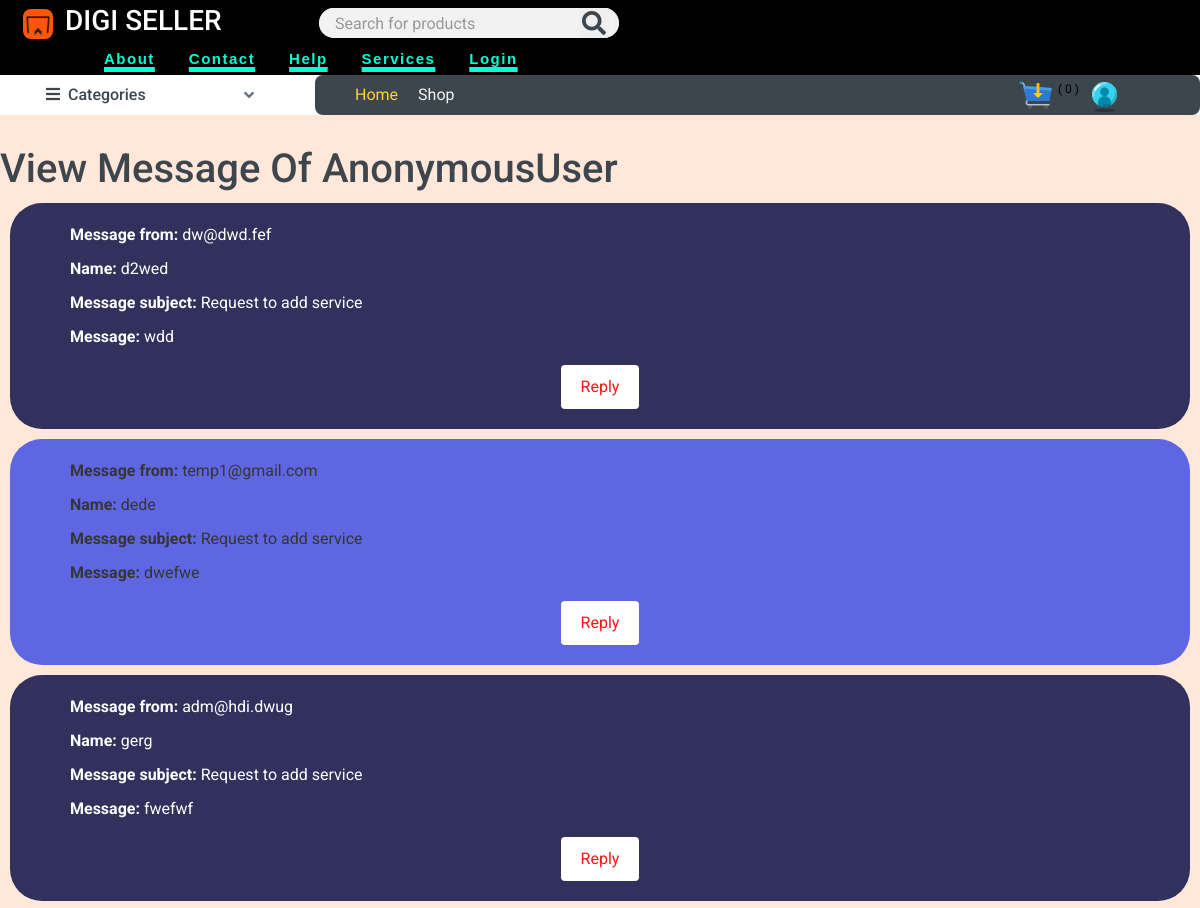
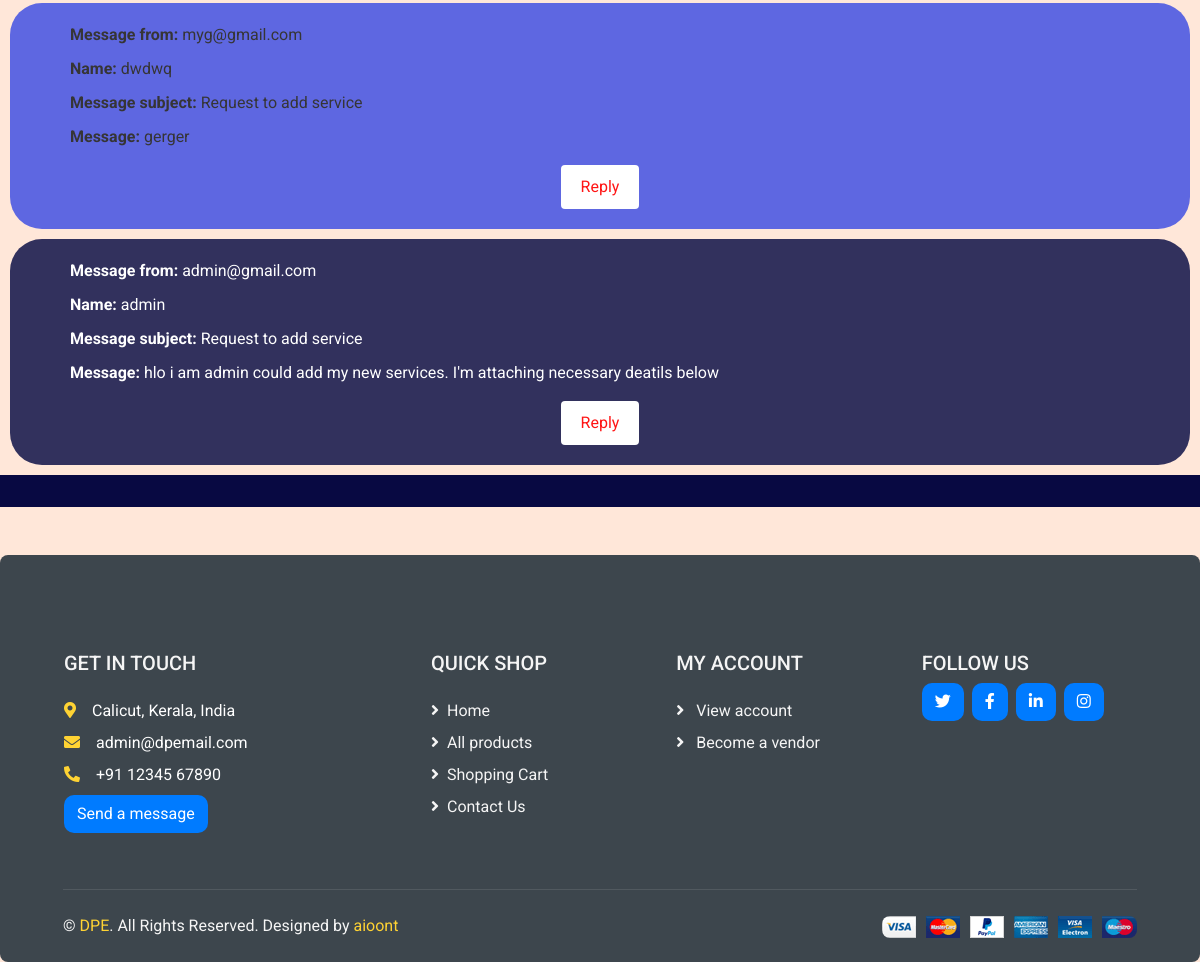
The app's page /view_admin_messages/, older data (2 pictures, top to bottom).
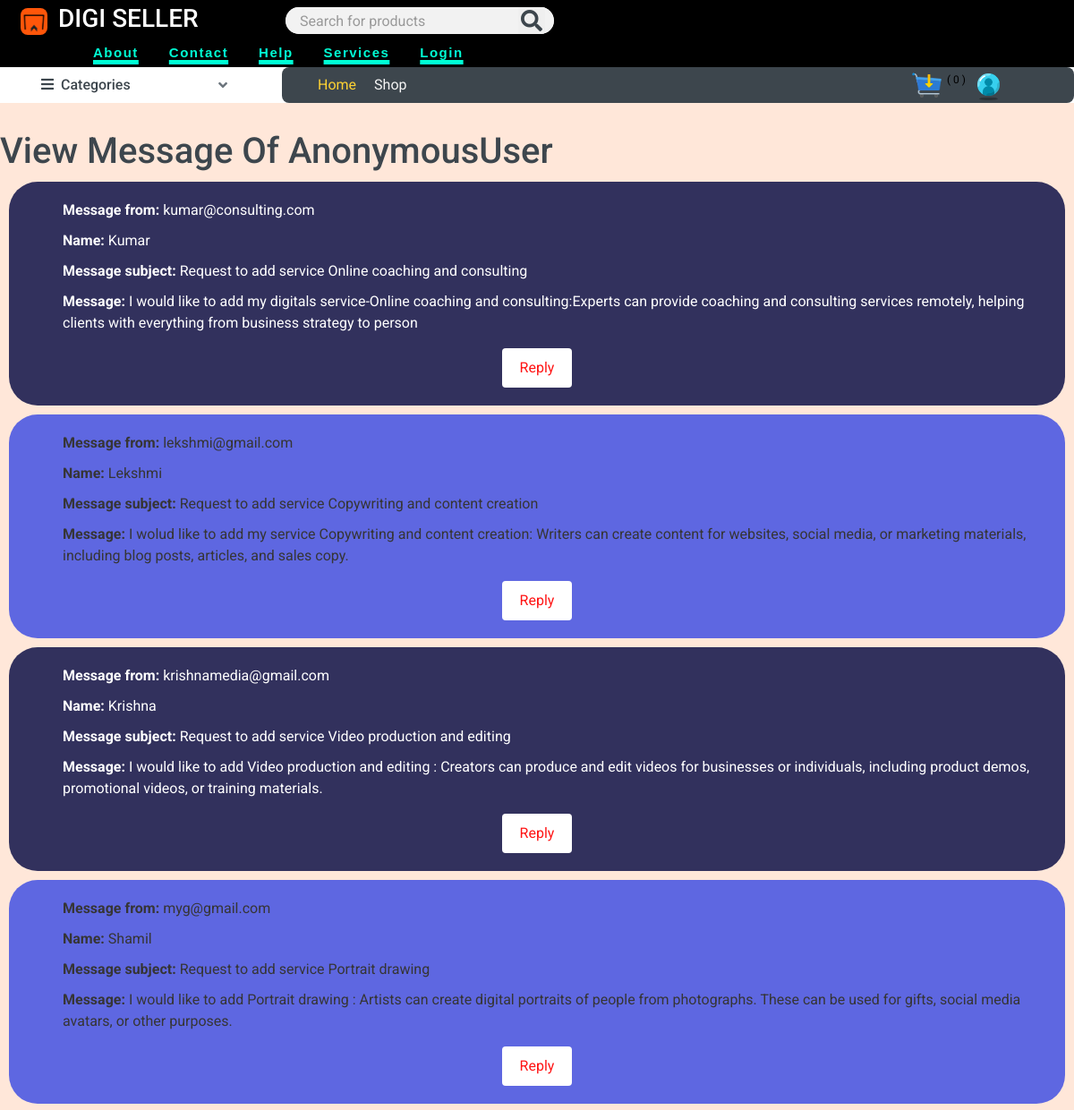
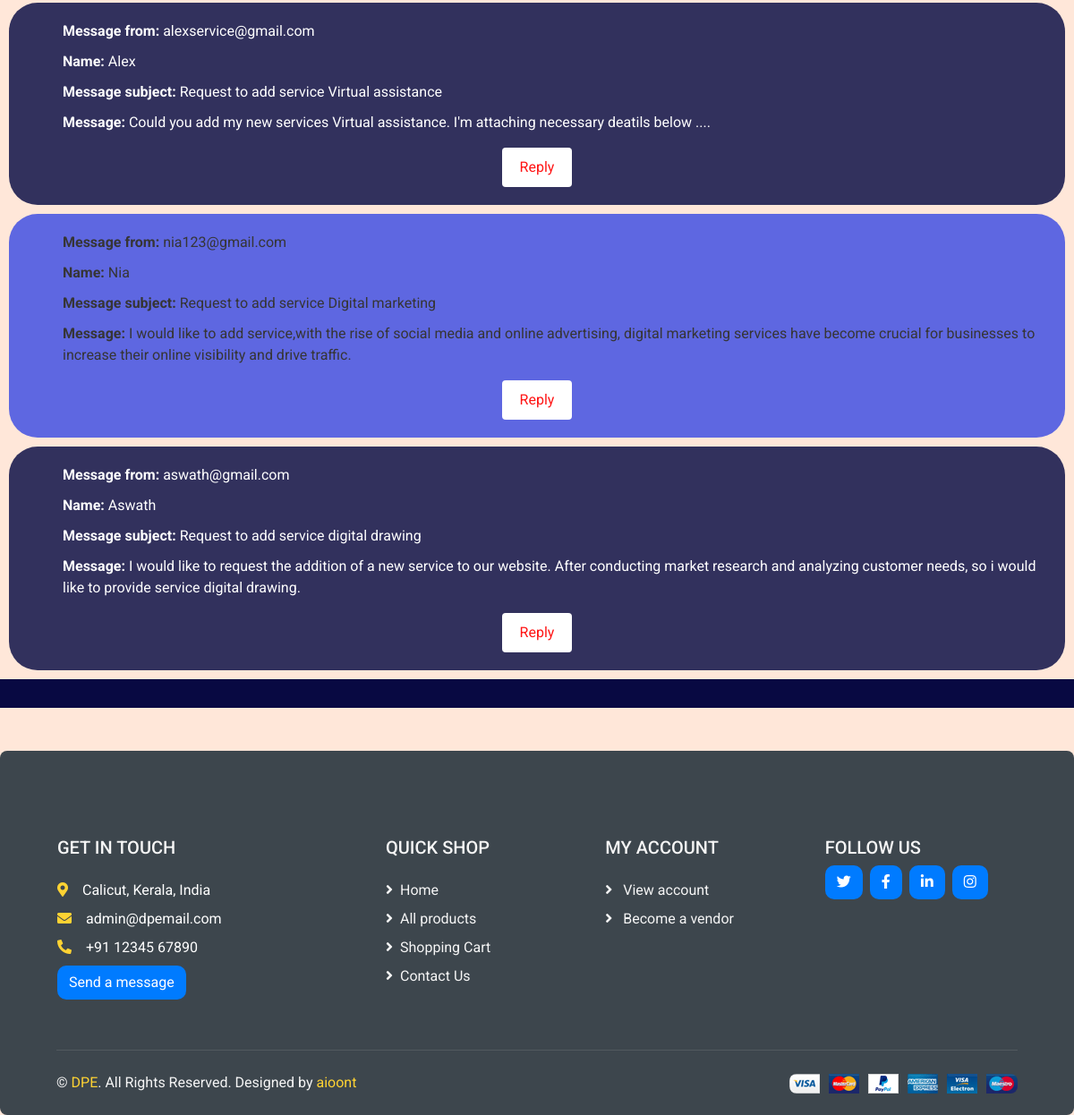
The same page, newer data (2 pictures, top to bottom).
### core/models.py (models this page shows, shortened)
class AdminMessage(models.Model):
    name = models.CharField(max_length=50)
    subject = models.CharField(max_length=100, default="Request to add service ")
    email = models.EmailField()
    message = models.TextField(max_length=200)

### core/views.py (the view)
# urls.py: path('view_admin_messages/', view_admin_messages, name='admin_messages'),
def view_admin_messages(request):
    admin_msg = AdminMessage.objects.all()
    return render(request, 'view-messages-admin.html',{
        'admin_msg': admin_msg,
    })

### store/cart.py (called while the page is built)
    def __len__(self):
        return sum(item['quantity'] for item in self.cart.values())

### store/context_processors.py (called while the page is built)
def cart(request):  # to make cart globally available context_processord.py used
    return {'cart': Cart(request)}

### store/templatetags/menu.py (called while the page is built)
@register.inclusion_tag('menu.html')
def menu():
    categories = Category.objects.all()
    return {'categories':categories}

### core/templates/view-messages-admin.html (shortened to what this page needs)
{% extends 'base.html' %}
{% load static %}
{% block content %}
<body>
    <h1>View Message Of {{ user }} </h1>
    {% for i in admin_msg %}
    <div class="message-container {% cycle 'gray-background' 'white-background' %}">
        <ul class="message-text">
            <li><strong>Message from:</strong> {{ i.email }}</li>
            <li><strong>Name:</strong> {{ i.name }}</li>
            <li><strong>Message subject:</strong> {{ i.subject }}</li>
            <li><strong>Message:</strong> {{ i.message }}</li>
        </ul>
        <button class="reply-button" onclick="window.location.href='mailto:{{ i.email }}'">Reply</button>
    </div>
    {% endfor %}
</body>
{% endblock %}

### core/templates/base.html (shortened to what this page needs)
{% load static %}
{% load menu %}
<!DOCTYPE html>
<html lang="en">
<head>
    <link href="https://cdnjs.cloudflare.com/ajax/libs/font-awesome/5.10.0/css/all.min.css" rel="stylesheet">
    <link href="{% static 'lib/animate/animate.min.css' %}" rel="stylesheet">
    <link href="{% static 'lib/owlcarousel/assets/owl.carousel.min.css' %}" rel="stylesheet">
    <link href="{% static 'css/style.css' %}" rel="stylesheet">
</head>
<body>
    <div class="container-fluid">
        <div class="row bg-secondary py-1 px-xl-2">
            <div class="col-lg-3">
                <a href="" class="text-decoration-none">
                    <img src="{% static 'img/logo.png' %}" alt="logo" width="30px" class="mb-1">
                    <span class="h3 text-uppercase text-light px-2 btn-orange">Digi Seller</span>
                </a>
            </div>
            <div class="col-lg-4 col-6 text-left mt-1">
                <form method="get" action="{% url 'search' %}">
                    <div class="search-container">
                        <input type="text" class="form-control btn-light " placeholder="Search for products" name="query">
                        <button class="search-icon">
                          <i class="fa fa-search"></i>
                        </button>
                    </div>
                </form>
            </div>
            <div class="d-none d-lg-block mr-5 pl-lg-6">
                <div class="d-inline-flex align-items-center h-100 mt-1">
                    <a class="nav-top-bar" href="{% url 'about' %}">About</a>
                    <a class="nav-top-bar" href="{% url 'contact' %}">Contact</a>
                    <a class="nav-top-bar" href="{% url 'help' %}">Help</a>
                    <a class="nav-top-bar" href="{% url 'services' %}">Services</a>
                    {% if not request.user.is_authenticated %}
                        <a class="nav-top-bar" href="{% url 'login' %}">Login</a>
                    {% endif %}
                </div>
            </div>
            </div>
        </div>
    <div class="container-fluid bg-navbar mb-30">
        <div class="row px-xl-">
            <div class="col-lg-3 d-none d-lg-block">
                <a class="btn d-flex align-items-center justify-content-between" data-toggle="collapse" href="#navbar-vertical" style="height: 40px; padding: 0 30px;">
                    <h6 class="m-0 text-dark"><i class="fa fa-bars mr-2"></i>Categories</h6>
                    <i class="fa fa-angle-down"></i>
                </a>
            </div>
            <div class="col-lg-9-no-margin-right">
                <nav class="navbar navbar-expand-lg bg-dark navbar-dark py-3 py-lg-0 px-0">
                    <div class="collapse navbar-collapse justify-content-between" id="navbarCollapse" style="height: 40px; padding: 0 30px;">
                        <div class="navbar-nav mr-auto py-0">
                            <a href="{% url 'frontPage' %}" class="nav-item nav-link active">Home</a>
                            <a href="{% url 'shop' %}" class="nav-item nav-link">Shop</a>
                        </div>
                        <a class="ml-4 mr-1 px-1" href="{% url 'cart_view' %}">
                            <img src="{% static 'img/cart1.png' %}" alt="My account" height="35px" width="35px"> <sup>( {{ cart|length }} )</sup>
                        </a>
                        <div class="dropdown mr-5">
                            <a href="#" class="dropdown-toggle" data-toggle="dropdown">
                                <img src="{% static 'img/user4.png' %}" alt="My account" height="35px" width="35px">
                            </a>
                        </div>
                    </div>
                </nav>
            </div>
        </div>
    </div>
{% block content %}{% endblock %}
<div class="row align-items-center bg-bluish py-3 px-xl-5 d-none d-lg-flex">
    </div>
{% block footer %}
    {% include 'partials/footer.html' %}
{% endblock %}
</body>
</html>

### core/templates/partials/footer.html
{% load static %}
{% block footer %}
    <div class="container-fluid bg-dark text-secondary mt-5 pt-5">
        <div class="row px-xl-5 pt-5">
            <div class="col-lg-4 col-md-12 mb-5 pr-3 pr-xl-5">
                <h5 class="text-secondary text-uppercase mb-4">Get In Touch</h5>
                <p class="mb-2 text-light"><i class="fa fa-map-marker-alt text-primary mr-3"></i>Calicut, Kerala, India</p>
                <p class="mb-2 text-light"><i class="fa fa-envelope text-primary mr-3"></i>admin@dpemail.com</p>
                <p class="mb-0 text-light"><i class="fa fa-phone-alt text-primary mr-3"></i>+91 12345 67890</p>
                <a class="btn bgof text-light mb-2 mt-2" href="{% url 'contact' %}"> Send a message </a>
            </div>
            <div class="col-lg-8 col-md-12">
                <div class="row">
                    <div class="col-md-4 mb-5">
                        <h5 class="text-secondary text-uppercase mb-4">Quick Shop</h5>
                        <div class="d-flex flex-column justify-content-start">
                            <a class="text-secondary mb-2" href="{% url 'frontPage' %}"><i class="fa fa-angle-right mr-2"></i>Home</a>
                            <a class="text-secondary mb-2" href="{% url 'shop' %}"><i class="fa fa-angle-right mr-2"></i>All products</a>
                            <a class="text-secondary mb-2" href="{% url 'cart_view' %}"><i class="fa fa-angle-right mr-2"></i>Shopping Cart</a>
                            <a class="text-secondary" href="{% url 'contact' %}"><i class="fa fa-angle-right mr-2"></i>Contact Us</a>
                        </div>
                    </div>
                    <div class="col-md-4 mb-5">
                        <h5 class="text-secondary text-uppercase mb-4">My Account</h5>
                        <div class="d-flex flex-column justify-content-start">
                            <a class="text-secondary mb-2" href="{% url 'myaccount' %}"><i class="fa fa-angle-right mr-2"></i> View account </a>
                            {% if request.user.is_vendor %}
                                <a class="text-secondary mb-2" href="{% url 'my_store' %}"><i class="fa fa-angle-right mr-2"></i> My store</a>
                            {% else %}
                                <a class="text-secondary mb-2" href="{% url 'become_vendor' %}"><i class="fa fa-angle-right mr-2"></i> Become a vendor </a>
                            {% endif %}
                        </div>
                    </div>
                    <div class="col-md-4 mb-5">
                        <h5 class="text-secondary text-uppercase">Follow Us</h5>
                        <div class="d-flex">
                            <a class="btn bgof mr-2 text-light" href="#"><i class="fab fa-twitter"></i></a>
                            <a class="btn bgof mr-2 text-light" href="#"><i class="fab fa-facebook-f"></i></a>
                            <a class="btn bgof mr-2 text-light" href="#"><i class="fab fa-linkedin-in"></i></a>
                            <a class="btn bgof mr-2 text-light" href="#"><i class="fab fa-instagram"></i></a>
                        </div>
                    </div>
                </div>
            </div>
        </div>
        <div class="row border-top mx-xl-5 py-4" style="border-color: rgba(256, 256, 256, .1) !important;">
            <div class="col-md-6 px-xl-0">
                <p class="mb-md-0 text-center text-md-left text-secondary">
                    &copy; <a class="text-primary" href="#">DPE</a>. All Rights Reserved. Designed
                    by
                    <a class="text-primary" href="https://github.com/aioont">aioont</a>
                </p>
            </div>
            <div class="col-md-6 px-xl-0 text-center text-md-right">
                <img class = "img" src="{% static 'img/payments.png' %}" alt="">
            </div>
        </div>
    </div>
{% endblock %}

### core/templates/view-messages-admin.html (style rules this page uses)
.message-container { margin: 10px; padding: 20px; border-radius: 2em; }
.gray-background { background-color: #32315D; color: #ffffff; }
.white-background { background-color: #5E67E1; color: #363535; }
.message-text { list-style-type: none; }
.message-text li { margin-bottom: 10px; }
.reply-button { background-color: #ffffff; color: #ff1515; padding: 10px 20px; border: none; border-radius: 4px; cursor: pointer; display: block; margin: auto; }

Row changes from the older to the newer data that the page shows:
changed AdminMessage: email "dw@dwd.fef" → "kumar@consulting.com"; name "d2wed" → "Kumar"; subject "Request to add service" → "Request to add service Online coaching and consulting"; message "wdd" → "I would like to add my digitals service-Online coaching and consulting:Experts can provide coaching and consulting services remotely, helping clients with everything from business strategy to person"
changed AdminMessage: email "temp1@gmail.com" → "lekshmi@gmail.com"; name "dede" → "Lekshmi"; subject "Request to add service" → "Request to add service Copywriting and content creation"; message "dwefwe" → "I wolud like to add my service Copywriting and content creation: Writers can create content for websites, social media, or marketing materials, including blog posts, articles, and sales copy."
changed AdminMessage: email "adm@hdi.dwug" → "krishnamedia@gmail.com"; name "gerg" → "Krishna"; subject "Request to add service" → "Request to add service Video production and editing"; message "fwefwf" → "I would like to add Video production and editing : Creators can produce and edit videos for businesses or individuals, including product demos, promotional videos, or training materials."
changed AdminMessage "myg@gmail.com": name "dwdwq" → "Shamil"; subject "Request to add service" → "Request to add service Portrait drawing"; message "gerger" → "I would like to add Portrait drawing : Artists can create digital portraits of people from photographs. These can be used for gifts, social media avatars, or other purposes."
changed AdminMessage: email "admin@gmail.com" → "alexservice@gmail.com"; name "admin" → "Alex"; subject "Request to add service" → "Request to add service Virtual assistance"; message "hlo i am admin could add my new services. I'm attaching necessary deatils below" → "Could you add my new services Virtual assistance. I'm attaching necessary deatils below ...."
added AdminMessage: email "nia123@gmail.com", name "Nia", subject "Request to add service Digital marketing", message "I would like to add service,with the rise of social media and online advertising, digital marketing services have become crucial for businesses to increase their online visibility and drive traffic."
added AdminMessage: email "aswath@gmail.com", name "Aswath", subject "Request to add service digital drawing", message "I would like to request the addition of a new service to our website. After conducting market research and analyzing customer needs, so i would like to provide service digital drawing."
